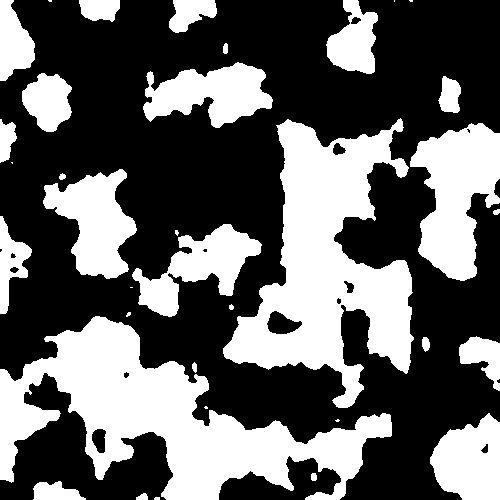
Frame 1 (no input)
Frame 60 (the mouse pressed at the canvas centre just before this capture): identical to frame 1, image omitted
Frame 120 (the mouse held since frame 60 and released just before this capture): identical to frame 1, image omitted

The Processing sketch that drew this single still picture (run headless with seeded random() and noise(); from frame 60 on, the mouse is pressed at the canvas centre):

// Processing sketch: Noise_on_verra_ce_que_je_peux_en_faire
// ── Noise_on_verra_ce_que_je_peux_en_faire.pde
int baseInt = 241;
float zoom = 5;
float range = 1;
int limit1 = 125;
int limit2 = 125;

int res = 500;

void setup() {
  size(500, 500);
}


void draw() {
  background(255);
  

  for (float x=0; x<range; x=x+range/res) {
    for (float y=0; y<range; y=y+range/res) {
      float col=noise(x*10, y*10)*255;
      noStroke();

      col = Limits(col);

      fill(col);
      rect(x*width, y*height, zoom, zoom);
    }
  }
}

float Limits(float col) {
  if (col>limit2) col = 255;
  else if (col<limit1) col = 0;
  return col;
}

void keyPressed() {
  if (key == 'a') res += 20;
  if (key == 'z' && res-20 > 0) res -= 20;
  
  println(res);
}
